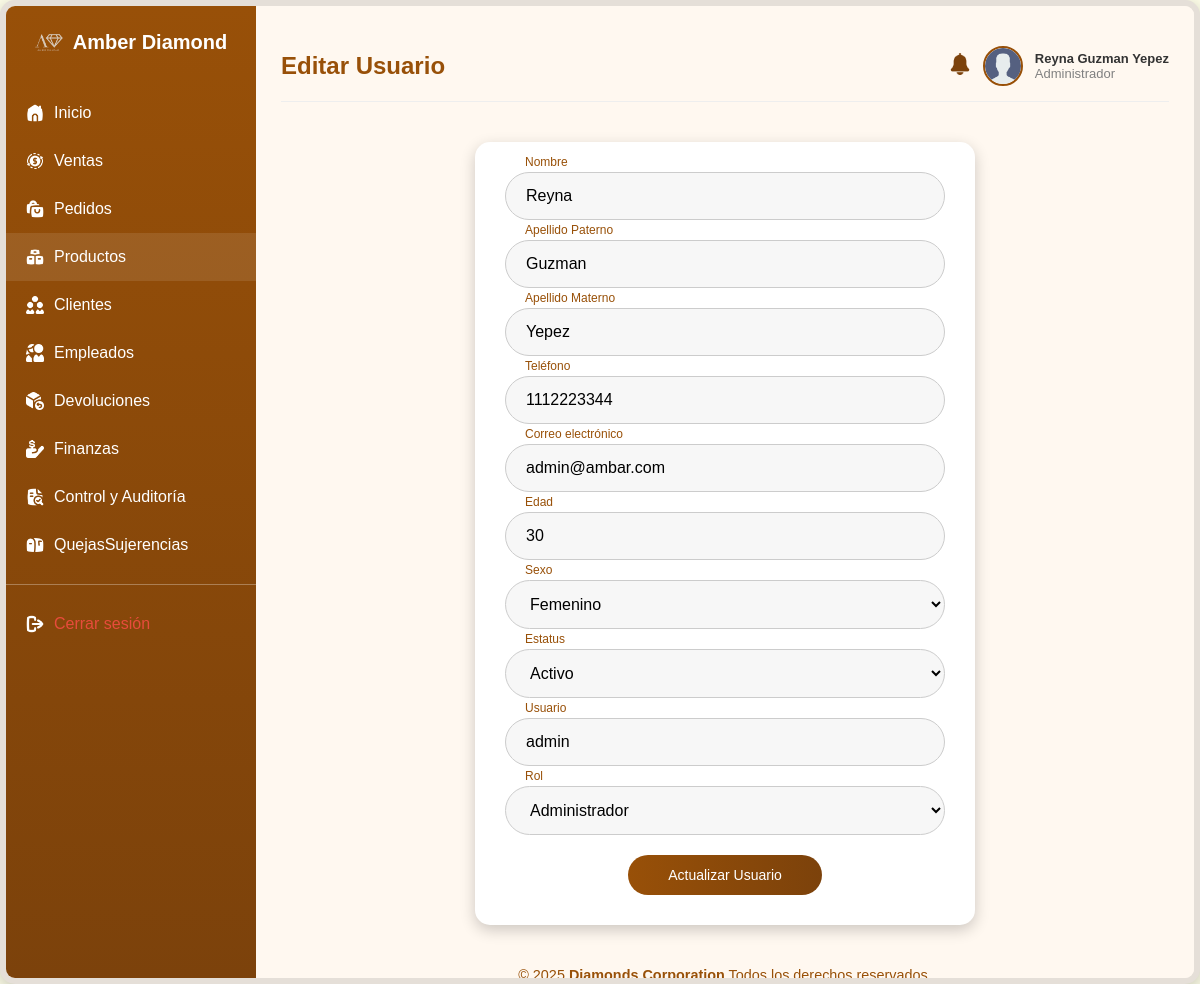
Page /public/EditarUsuarioAdministrador.php?id=1 (signed in) on the committed database.
### tables this page shows
CREATE TABLE Persona (
    idPersona INT AUTO_INCREMENT PRIMARY KEY,
    Nombre VARCHAR(100) NOT NULL,
    ApellidoPaterno VARCHAR(100) NOT NULL,
    ApellidoMaterno VARCHAR(100),
    Telefono VARCHAR(15),
    Email VARCHAR(150) UNIQUE,
    Edad INT CHECK (Edad >= 18),
    Sexo ENUM('M','F','Otro') NOT NULL,
    Estatus ENUM('Activo','Inactivo') DEFAULT 'Activo',
    Usuario VARCHAR(50) UNIQUE NOT NULL,
    Contrasena VARCHAR(255) NOT NULL,
    Imagen VARCHAR(255) NULL,
    idRol INT NOT NULL,
    FOREIGN KEY (idRol) REFERENCES Rol(idRol)
        ON UPDATE CASCADE ON DELETE RESTRICT
);

### public/EditarUsuarioAdministrador.php (the view, shortened to what this page needs)
<?php
require_once "../includes/conexion.php";
$conn->query("SET @id_usuario_actual = " . intval($_SESSION['idPersona']));
$idAdmin = $_SESSION['idPersona'];
$stmt = $conn->prepare("
    SELECT Nombre, ApellidoPaterno, ApellidoMaterno, Imagen, Rol
    FROM AdministradoresRegistrados
    WHERE idAdministrador = ?
");
$stmt->bind_param("i", $idAdmin);
$stmt->execute();
$stmt->bind_result($adminNombre, $adminApellidoP, $adminApellidoM, $adminImagen, $adminRol);
$nombreCompleto = trim("$adminNombre $adminApellidoP $adminApellidoM") ?: "Administrador desconocido";
$adminRol = $adminRol ?: "Administrador";
$adminImagen = $adminImagen ?: "imagenes/User.png";
$idPersonaEdit = $_GET['id'] ?? 0;
$usuarioData = null;
if ($idPersonaEdit > 0) {
    $stmt = $conn->prepare("
        SELECT idPersona, Nombre, ApellidoPaterno, ApellidoMaterno, Telefono, Email, Edad, Sexo, Estatus, Usuario, idRol
        FROM Persona
        WHERE idPersona = ?
    ");
    $stmt->bind_param("i", $idPersonaEdit);
    $stmt->execute();
    $resultado = $stmt->get_result();
    $usuarioData = $resultado->fetch_assoc();
}
?>
<!DOCTYPE html>
<html lang="es">
<head>
  <link rel="stylesheet" href="EditarUsuarioAdministrador.css">
</head>
<body>
<div class="dashboard-container">
    <aside class="sidebar">
        <div class="logo">
            <img src="imagenes/Logo.png" alt="Logo" class="icon">
            <span>Amber Diamond</span>
        </div>
        <nav class="menu">
            <a href="InicioAdministradores.php" class="menu-item">
              <img src="imagenes/Inicio.png" alt="Inicio" class="icon"> Inicio
            </a>
            <a href="ListaVentasAdministrador.php" class="menu-item">
              <img src="imagenes/Ventas.png" alt="Ventas" class="icon"> Ventas
            </a>
            <a href="ListaPedidosAdministrador.php" class="menu-item">
              <img src="imagenes/Pedidos.png" alt="Pedidos" class="icon"> Pedidos
            </a>
            <a href="ListaProductosAdministrador.php" class="menu-item active">
              <img src="imagenes/Productos.png" alt="Productos" class="icon"> Productos
            </a>
            <a href="ListaClientesAdministrado.php" class="menu-item">
              <img src="imagenes/Clientes.png" alt="Clientes" class="icon"> Clientes
            </a>
            <a href="ListaEmpleadosAdministrador.php" class="menu-item">
              <img src="imagenes/Empleados.png" alt="Empleados" class="icon"> Empleados
            </a>
            <a href="ListaDevolucionesAdministrador.php" class="menu-item">
              <img src="imagenes/Devoluciones.png" alt="Devoluciones" class="icon"> Devoluciones
            </a>
            <a href="FinanzasAdministrador.php" class="menu-item">
              <img src="imagenes/Finanzas.png" alt="Finanzas" class="icon"> Finanzas
            </a>
            <a href="Auditorias.php" class="menu-item">
              <img src="imagenes/Auditorias.png" alt="Auditorias" class="icon"> Control y Auditoría
            </a>
            <a href="QuejaSugerenciaAdministrador.php" class="menu-item">
              <img src="imagenes/QuejasSujerencias.png" alt="QuejasSujerencias" class="icon"> QuejasSujerencias
            </a>
            <div class="menu-separator"></div>
            <a href="Login.php" class="menu-item logout">
              <img src="imagenes/salir.png" alt="Cerrar sesión" class="icon"> Cerrar sesión
            </a>
        </nav>
    </aside>
    <main class="main-content">
        <header class="topbar">
            <h2>Editar Usuario</h2>
            <div class="user-profile">
                <a href="AlertasAdministrador.php">
                    <img src="imagenes/Notificasion.png" class="icon notification">
                </a>
                <img src="<?= htmlspecialchars($adminImagen) ?>" class="avatar">
                <div class="user-info">
                    <span class="user-name"><?= htmlspecialchars($nombreCompleto) ?></span>
                    <span class="user-role"><?= htmlspecialchars($adminRol) ?></span>
                </div>
            </div>
        </header>
        <section class="form-section">
            <form class="form-card" method="POST">
                <div class="form-group">
                    <input type="text" name="nombre" required value="<?= htmlspecialchars($usuarioData['Nombre'] ?? '') ?>">
                    <label>Nombre</label>
                </div>
                <div class="form-group">
                    <input type="text" name="apellidoPaterno" required value="<?= htmlspecialchars($usuarioData['ApellidoPaterno'] ?? '') ?>">
                    <label>Apellido Paterno</label>
                </div>
                <div class="form-group">
                    <input type="text" name="apellidoMaterno" value="<?= htmlspecialchars($usuarioData['ApellidoMaterno'] ?? '') ?>">
                    <label>Apellido Materno</label>
                </div>
                <div class="form-group">
                    <input type="tel" name="telefono" value="<?= htmlspecialchars($usuarioData['Telefono'] ?? '') ?>">
                    <label>Teléfono</label>
                </div>
                <div class="form-group">
                    <input type="email" name="email" required value="<?= htmlspecialchars($usuarioData['Email'] ?? '') ?>">
                    <label>Correo electrónico</label>
                </div>
                <div class="form-group">
                    <input type="number" min="18" name="edad" required value="<?= htmlspecialchars($usuarioData['Edad'] ?? '') ?>">
                    <label>Edad</label>
                </div>
                <div class="form-group">
                    <select name="sexo" required>
                        <option value="F" <?= ($usuarioData['Sexo'] ?? '')=='F' ? 'selected' : '' ?>>Femenino</option>
                    </select>
                    <label>Sexo</label>
                </div>
                <div class="form-group">
                    <select name="estatus" required>
                        <option value="Activo" <?= ($usuarioData['Estatus'] ?? '')=='Activo' ? 'selected' : '' ?>>Activo</option>
                    </select>
                    <label>Estatus</label>
                </div>
                <div class="form-group">
                    <input type="text" name="usuario" required value="<?= htmlspecialchars($usuarioData['Usuario'] ?? '') ?>">
                    <label>Usuario</label>
                </div>
                <div class="form-group">
                    <select name="idRol" required>
                        <option value="1" <?= ($usuarioData['idRol'] ?? '')==1 ? 'selected' : '' ?>>Administrador</option>
                    </select>
                    <label>Rol</label>
                </div>
                <div class="form-actions">
                    <button type="submit" class="btn-submit">Actualizar Usuario</button>
                </div>
            </form>
        </section>
        <footer class="site-footer">
            <p>&copy; 2025 <strong>Diamonds Corporation</strong> Todos los derechos reservados.</p>
        </footer>
    </main>
</div>
</body>
</html>

### public/EditarUsuarioAdministrador.css (style rules this page uses)
* { margin: 0; padding: 0; box-sizing: border-box; font-family: 'Poppins', sans-serif; }
html, body { width: 100%; height: 100%; scroll-behavior: smooth; }
body { background: #ffffea; color: #333; }
.dashboard-container { display: flex; width: 100vw; height: 100vh; background: #fff8f0; border: 6px solid rgba(0,0,0,0.1); border-radius: 15px; overflow: hidden; box-shadow: 0 5px 20px rgba(0,0,0,0.25); transition: all 0.3s; }
.sidebar { width: 250px; background: linear-gradient(to bottom, #985008, #7c420b); color: #fff; display: flex; flex-direction: column; transition: all 0.3s; }
.logo { display: flex; align-items: center; justify-content: center; padding: 25px; font-size: 20px; font-weight: bold; }
.logo img.icon { width: 28px; margin-right: 10px; }
.menu { display: flex; flex-direction: column; padding-top: 10px; }
.menu-item { padding: 15px 20px; color: #fff; text-decoration: none; display: flex; align-items: center; gap: 10px; transition: all 0.2s; }
.menu-item img.icon { width: 18px; height: 18px; }
.menu-item:hover, .menu-item.active { background-color: rgba(255,255,255,0.1); }
.menu-item.logout { color: #e74c3c; }
.menu-separator { border-top: 1px solid rgba(255,255,255,0.3); margin: 15px 0; }
.main-content { flex: 1; padding: 25px; background: #fff8f0; display: flex; flex-direction: column; overflow-y: auto; transition: all 0.3s; }
.topbar { display: flex; justify-content: space-between; align-items: center; padding: 15px 0; margin-bottom: 20px; border-bottom: 1px solid #eee; }
.topbar h2 { color: #985008; font-size: 24px; }
.user-profile { display: flex; align-items: center; gap: 12px; }
.user-profile .avatar { width: 40px; height: 40px; border-radius: 50%; border: 2px solid #985008; }
.user-profile .notification { width: 22px; height: 22px; cursor: pointer; }
.user-info { display: flex; flex-direction: column; font-size: 13px; }
.user-name { font-weight: bold; }
.user-role { color: gray; }
.form-section { display: flex; justify-content: center; align-items: center; flex: 1; padding: 20px; }
.form-card { width: 500px; max-width: 100%; background: #fff; padding: 30px; border-radius: 15px; box-shadow: 0 5px 15px rgba(0,0,0,0.2); max-height: 80vh; overflow-y: auto; transition: all 0.3s; }
.form-group { position: relative; width: 100%; margin-bottom: 20px; }
.form-group input, .form-group select { width: 100%; padding: 14px 20px; border-radius: 25px; border: 1px solid #ccc; font-size: 16px; outline: none; background-color: #f7f7f7; transition: all 0.3s ease; }
.form-group label { position: absolute; left: 20px; top: 50%; transform: translateY(-50%); color: gray; font-size: 16px; pointer-events: none; transition: 0.2s ease all; background-color: transparent; padding: 0 5px; }
.form-group input:focus + label, .form-group input:not(:placeholder-shown) + label, .form-group select:focus + label, .form-group select:not([value=""]) + label { top: -10px; left: 15px; font-size: 12px; color: #985008; background-color: #fff; }
.form-actions { display: flex; justify-content: center; margin-top: 10px; }
.btn-submit { padding: 12px 40px; border: none; border-radius: 25px; background: linear-gradient(to right, #985008, #7c420b); color: #fff; font-size: 14px; cursor: pointer; transition: transform 0.2s, background 0.3s; }
.site-footer { margin-top: auto; display: flex; justify-content: center; align-items: center; flex-direction: column; gap: 0px; color: #985008; font-size: 0.9rem; background-color: transparent; }
.site-footer p { margin: 0; padding-top: 25px; line-height: 0.8; }

### rows in the picture
persona: nombre "Reyna", apellidoPaterno "Guzman", apellidoMaterno "Yepez", telefono "1112223344", email "admin@ambar.com", edad "30", sexo "Femenino", estatus "Activo", usuario "admin", idRol "Administrador"

### other values in the picture
$nombreCompleto "Reyna Guzman Yepez"
$adminRol "Administrador"
